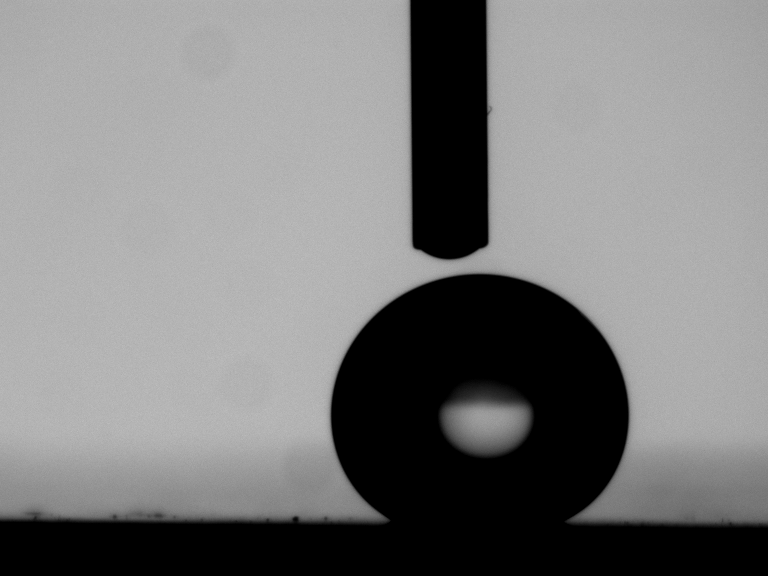
#> input picture experimental data set/10.bmp, 768 x 576 px
$ python -i extract.py   (imports and definitions only)
#> lines starting #> are read from the running program, lines starting #| are printed output that depends on the picture; after the words box and inside, x2 and y2 are one past the last pixel; in counts of white or black regions, pixels touching at a corner belong together
#> further down, picture is the input picture: shape (576, 768, 3); min 0, max 191, mean 124.4
# Copyright © 2020, Joseph Berry, Rico Tabor (opendrop.dev@gmail.com)
# OpenDrop is released under the GNU GPL License. You are free to
# modify and distribute the code, but always under the same license
# (i.e. you cannot make commercial derivatives).
#
# If you use this software in your research, please cite the following
# journal articles:
#
# J. D. Berry, M. J. Neeson, R. R. Dagastine, D. Y. C. Chan and
# R. F. Tabor, Measurement of surface and interfacial tension using
# pendant drop tensiometry. Journal of Colloid and Interface Science 454
# (2015) 226–237. https://doi.org/10.1016/j.jcis.2015.05.012
#
# E. Huang, T. Denning, A. Skoufis, J. Qi, R. R. Dagastine, R. F. Tabor
# and J. D. Berry, OpenDrop: Open-source software for pendant drop
# tensiometry & contact angle measurements, submitted to the Journal of
# Open Source Software
#
# These citations help us not only to understand who is using and
# developing OpenDrop, and for what purpose, but also to justify
# continued development of this code and other open source resources.
#
# OpenDrop is distributed WITHOUT ANY WARRANTY; without even the
# implied warranty of MERCHANTABILITY or FITNESS FOR A PARTICULAR
# PURPOSE.  See the GNU General Public License for more details.  You
# should have received a copy of the GNU General Public License along
# with this software.  If not, see <https://www.gnu.org/licenses/>.


from typing import Tuple

import cv2
import numpy as np

from opendrop.utility import mycv


def apply_edge_detection(image: np.ndarray, gaussian_size: int = 3, canny_min: int = 30, canny_max: int = 60) \
        -> np.ndarray:
#> called with gaussian_size = 3, canny_min = 30, canny_max = 60
    image = image.copy()

    if len(image.shape) == 2:
        pass  # Do nothing, we need the image to be grayscale
    elif len(image.shape) == 3 and image.shape[-1] == 3:
        image = cv2.cvtColor(image, code=cv2.COLOR_RGB2GRAY)
    else:
        raise ValueError("'image' must be grayscale or rgb")

    image = cv2.GaussianBlur(image, (gaussian_size, gaussian_size), 0)
    image = cv2.Canny(image, canny_min, canny_max)
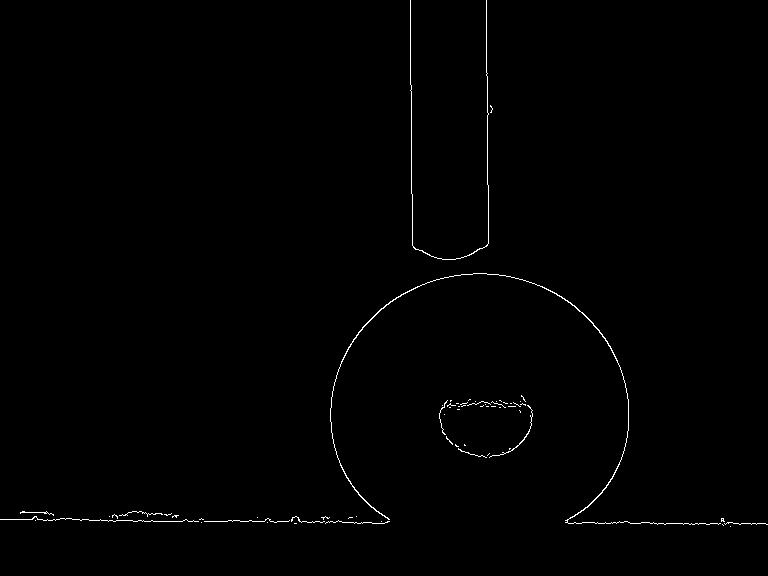
#> image: shape (576, 768); 0.58% white in thin lines or dots

    return image


# [45 lines left out: functions extract_drop_profile, extract_needle_profile, not called in this run]

>>> import cv2
>>> picture = cv2.cvtColor(cv2.imread('../../../experimental data set/10.bmp'), cv2.COLOR_BGR2RGB)
>>> result = apply_edge_detection(picture)

$ run again, on experimental data set/3.bmp
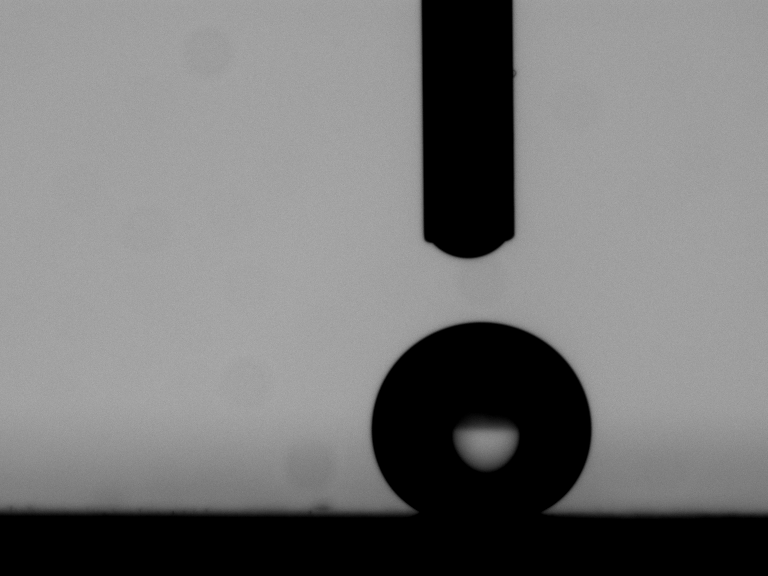
#> input picture experimental data set/3.bmp, 768 x 576 px
#> picture is the input picture: shape (576, 768, 3); min 0, max 173, mean 118.3
#> in apply_edge_detection, `image = cv2.Canny(image, canny_min, canny_max)`:
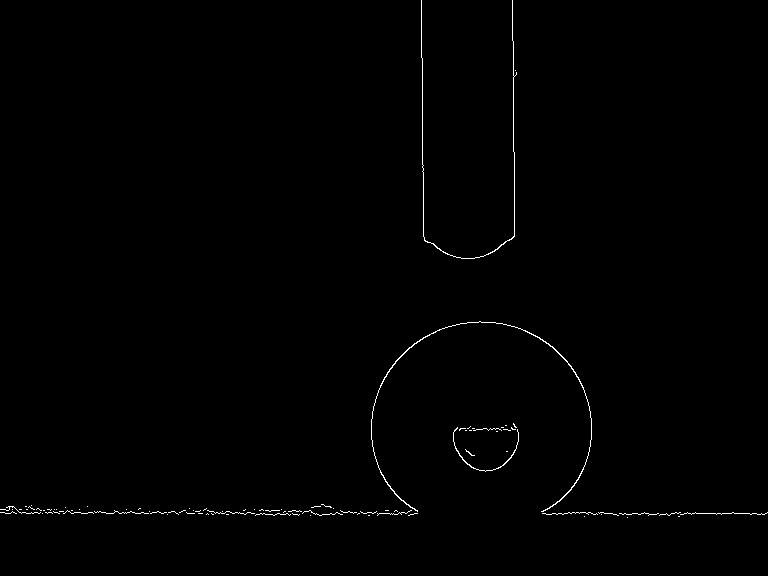
#> image: shape (576, 768); 0.52% white in thin lines or dots, all inside (x1, y1, x2, y2) = (0, 0, 768, 518)

$ run again, on experimental data set/5.bmp
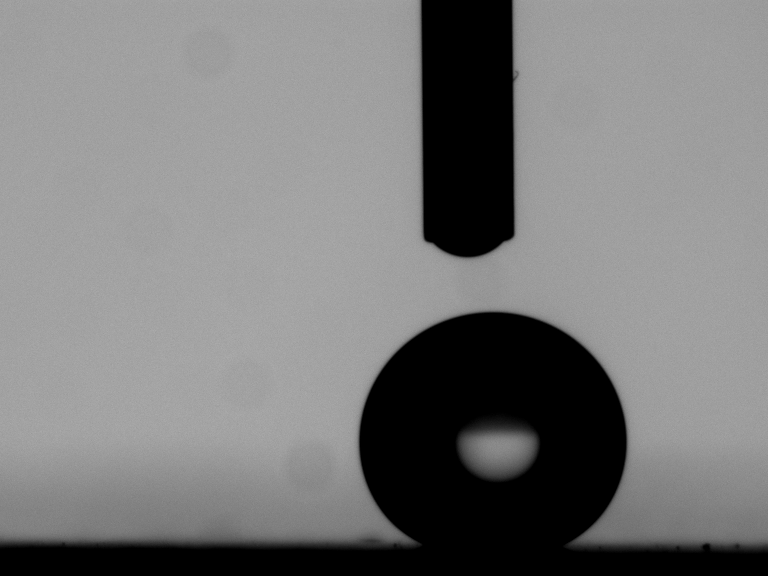
#> input picture experimental data set/5.bmp, 768 x 576 px
#> picture is the input picture: shape (576, 768, 3); min 0, max 173, mean 121.6
#> in apply_edge_detection, `image = cv2.Canny(image, canny_min, canny_max)`:
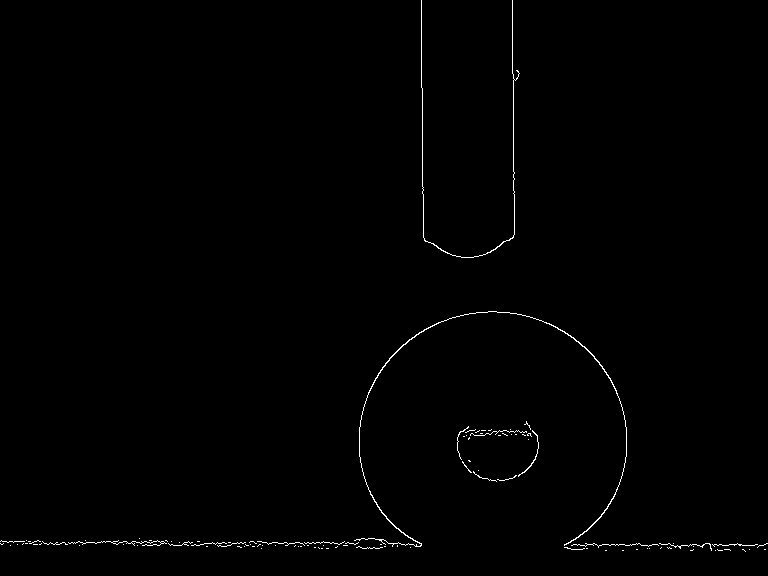
#> image: shape (576, 768); 0.59% white in thin lines or dots

$ run again, on experimental data set/111.031693.bmp
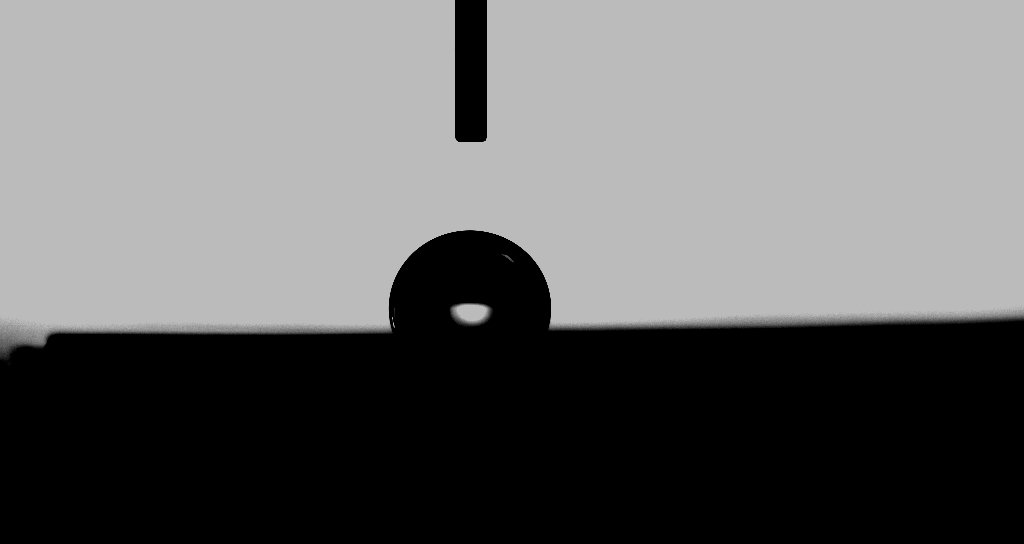
#> input picture experimental data set/111.031693.bmp, 1024 x 544 px
#> picture is the input picture: shape (544, 1024, 3); min 0, max 187, mean 106.8
#> in apply_edge_detection, `image = cv2.Canny(image, canny_min, canny_max)`:
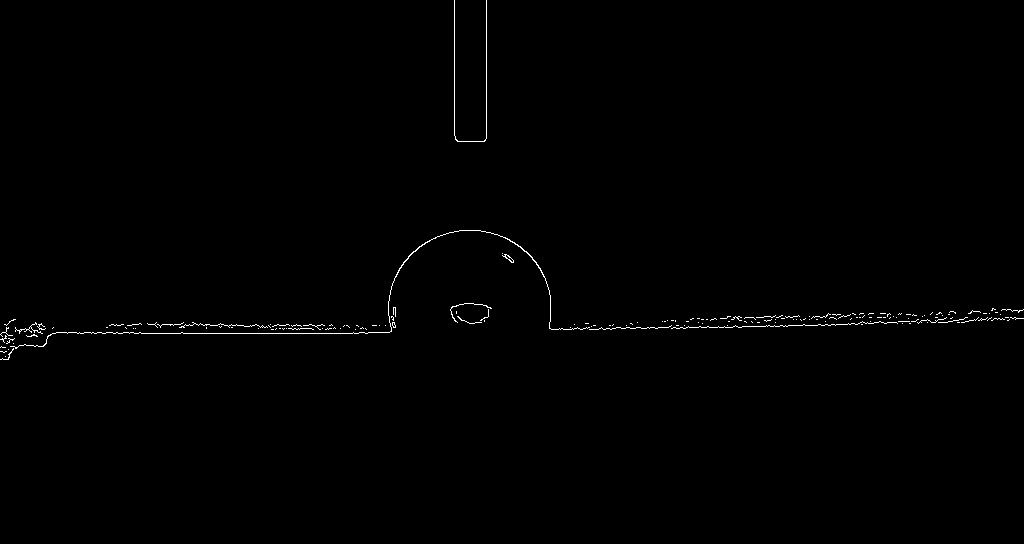
#> image: shape (544, 1024); 0.47% white in thin lines or dots, all inside (x1, y1, x2, y2) = (0, 0, 1024, 360)
